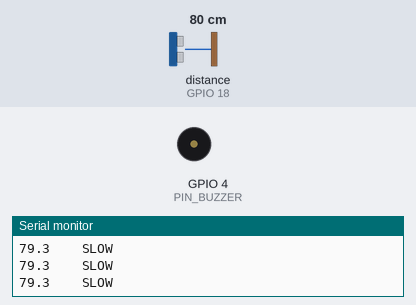
A sketch run on a simulated ESP32. Parts: buzzer (waves = sounding), the last lines printed to the serial monitor. Wiring (inferred from the names in the program): ultrasonic range finder: trigger GPIO 25; echo GPIO 18. Inputs (shaded band) come from the test bench; at power-on: distance to the obstacle (sensor on GPIO 18) 80 cm. The echo pulse lasts 58.3 µs per cm.

Above: at 1.2 s.
1.3 s: distance to the obstacle (sensor on GPIO 18) set to 7 cm
4.3 s: distance to the obstacle (sensor on GPIO 18) set to 4 cm
At 5.3 s:
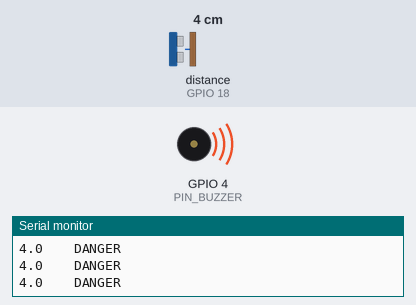
6.3 s: distance to the obstacle (sensor on GPIO 18) set to 35 cm
At 6.5 s:
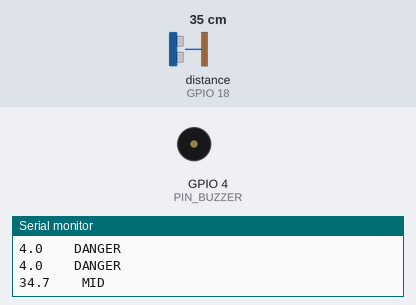
9.3 s: distance to the obstacle (sensor on GPIO 18) set to 2 cm
10.8 s: distance to the obstacle (sensor on GPIO 18) set to 9 cm
At 11.12 s:
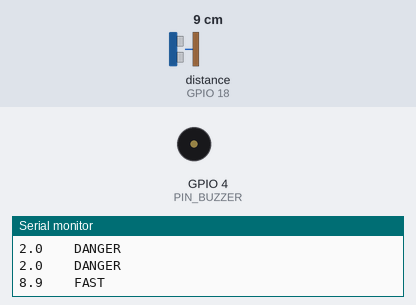
Timing chart, 0 to 14.8 s (numbered marks = the images above; inputs shaded):
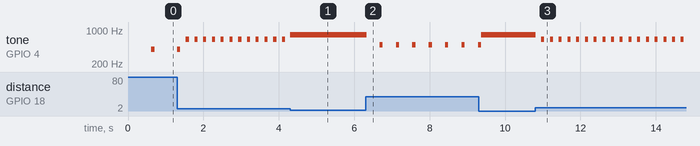

The sketch:

03_five_level.ino
```cpp
/*
 * ============================================================
 *  H1 · 五档分级避障提示（真机版）
 * ------------------------------------------------------------
 *  硬件：ESP32-WROOM-32 + HC-SR04 + 无源蜂鸣器模块
 *  接线：
 *    超声波 VCC  → 3.3V      ⚠️ 不要接 5V
 *    超声波 GND  → GND
 *    超声波 Trig → GPIO 25
 *    超声波 Echo → GPIO 18
 *    蜂鸣器 VCC  → 3.3V
 *    蜂鸣器 GND  → GND
 *    蜂鸣器 I/O  → GPIO 4
 *
 *  串口波特率：115200
 *
 *  相比仿真版，这一版改了三件事：
 *    ① 滤波从「双条件判断」改成「三帧中值」—— 更稳，标定实验时不会误判
 *    ② 蜂鸣节奏从 delay() 改成 millis() —— 响的时候还在测距，没有感知盲区
 *    ③ 增加了原始数据打印 —— 为标定实验和排障准备
 * ============================================================
 */

// ==================== 1. 引脚定义 ====================
const int PIN_TRIG   = 25;
const int PIN_ECHO   = 18;
const int PIN_BUZZER = 4;

// 低电平触发模块：HIGH = 三极管关断
// 如果蜂鸣器一直响不停，改成 LOW
#define BUZZER_OFF  HIGH

// ==================== 2. 五档阈值（单位 cm）====================
const float DIST_SAFE = 100.0;   // > 100 静音
const float DIST_SLOW = 50.0;    // 50 ~ 100 慢滴
const float DIST_MID  = 20.0;    // 20 ~ 50  中速
const float DIST_FAST = 5.0;     // 5 ~ 20   快滴
                                 // <= 5     长鸣

// ==================== 3. 各档音高与间隔 ====================
// 如果实测觉得声音太小，把下面四个频率整体改成 2000/2500/3000/3500
// 原因：无源蜂鸣器的谐振点通常在 2~4kHz，400~800Hz 驱动时音量偏小
const int FREQ_SLOW   = 400;
const int FREQ_MID    = 500;
const int FREQ_FAST   = 650;
const int FREQ_DANGER = 800;

const int GAP_SLOW = 600;   // 两声之间的间隔（ms）
const int GAP_MID  = 350;
const int GAP_FAST = 150;

const int BEEP_MS = 80;     // 每声持续多久（ms）

// ==================== 4. 档位枚举 ====================
enum Level { LV_SAFE = 0, LV_SLOW, LV_MID, LV_FAST, LV_DANGER };

const char* LEVEL_NAME[] = { "SAFE", "SLOW", "MID", "FAST", "DANGER" };

// ==================== 5. 蜂鸣器状态 ====================
bool          beeping   = false;
unsigned long beepStart = 0;   // 这一声是什么时候开始的
unsigned long lastStop  = 0;   // 上一声是什么时候结束的

// ==================== 6. setup ====================
void setup() {
  Serial.begin(115200);

  pinMode(PIN_TRIG, OUTPUT);
  pinMode(PIN_ECHO, INPUT);
  digitalWrite(PIN_TRIG, LOW);

  pinMode(PIN_BUZZER, OUTPUT);
  digitalWrite(PIN_BUZZER, BUZZER_OFF);

  Serial.println("\n\n=== H1 五档分级避障（真机版）===");
  Serial.println("把障碍物从远处慢慢靠近，观察蜂鸣节奏变化\n");
  Serial.println("dist(cm)\tlevel");
  Serial.println("--------------------------------");
}

// ==================== 7. 主循环 ====================
void loop() {
  float d = readDistance();       // 取一次滤波后的距离
  int   lv = getLevel(d);         // 判档

  handleBuzzer(lv);               // 控制蜂鸣（非阻塞）
  printDebug(d, lv);              // 打印（标定实验用）

  // 主循环不加 delay，让蜂鸣节奏靠 millis 控制
}

// ==================== 8. 单次测距（最原始）====================
// 返回 -1 表示没有回波
float readOnce() {
  // 发 5μs 触发脉冲
  digitalWrite(PIN_TRIG, LOW);
  delayMicroseconds(2);
  digitalWrite(PIN_TRIG, HIGH);
  delayMicroseconds(5);
  digitalWrite(PIN_TRIG, LOW);

  // 测回波高电平时长，超时 20000μs
  unsigned long dur = pulseIn(PIN_ECHO, HIGH, 20000);

  if (dur == 0) return -1.0;            // 超时 = 没收到回波
  return dur * 0.034 / 2.0;             // d = t × 声速 / 2
}

// ==================== 9. 三帧中值滤波 ====================
/*
 * 为什么用中值，不用你仿真版的双条件判断？
 *
 * 双条件版本：if (d > last + 80 && last < 15) d = last;
 *   它解决的问题：近距离盲区会突然跳到 300+
 *   它的漏洞：如果真实距离从很近（<15cm）快速变远，
 *             也会被判成盲区假值，被压回去 —— 标定实验时手一拿远就卡住
 *
 * 中值版本：连测 3 次，排序取中间那个
 *   单次的毛刺（包括盲区的 300+）会被自动丢掉
 *   真实的变化（连续 3 次都变大）会正常保留
 *   不需要「猜阈值」，逻辑更简单也更可靠
 *
 * 代价：一次测量要 3 个来回，约 75ms。后面用 FreeRTOS 可以并行优化。
 */
float readDistance() {
  float v[3];
  int   n = 0;

  for (int i = 0; i < 3; i++) {
    float d = readOnce();
    if (d > 0) v[n++] = d;      // 只收集有效读数
  }

  if (n == 0) return -1.0;                       // 三次都没回波 = 空旷
  if (n == 1) return v[0];                       // 只有一个有效，就用它
  if (n == 2) return (v[0] + v[1]) / 2.0;        // 两个有效，取平均

  // 三个有效，排序取中值（冒泡三行搞定）
  if (v[0] > v[1]) { float t = v[0]; v[0] = v[1]; v[1] = t; }
  if (v[1] > v[2]) { float t = v[1]; v[1] = v[2]; v[2] = t; }
  if (v[0] > v[1]) { float t = v[0]; v[0] = v[1]; v[1] = t; }
  return v[1];
}

// ==================== 10. 判档 ====================
int getLevel(float d) {
  if (d < 0)           return LV_SAFE;    // 没回波 = 前方空旷
  if (d > DIST_SAFE)   return LV_SAFE;
  if (d > DIST_SLOW)   return LV_SLOW;
  if (d > DIST_MID)    return LV_MID;
  if (d > DIST_FAST)   return LV_FAST;
  return LV_DANGER;
}

// ==================== 11. 蜂鸣控制（非阻塞）====================
/*
 * 为什么不用 delay()？
 *
 * 仿真版是：tone(); delay(600);  → 这 600ms 里完全没有测距
 * 以 1.2m/s 的步速算，600ms 能走 72cm —— 正好是一个危险距离
 * 也就是说「响得最急的时候，反而最看不见」，逻辑上是反的
 *
 * 这一版用 millis() 记时间戳，响完就返回，主循环继续测距
 */
void handleBuzzer(int lv) {
  unsigned long now = millis();

  // ---- 第一步：到时间就停 ----
  if (beeping && (now - beepStart >= BEEP_MS)) {
    stopBeep();
    lastStop = now;
  }

  // ---- 第二步：判断现在该不该响 ----
  if (lv == LV_SAFE) return;              // 安全，静音

  if (lv == LV_DANGER) {                  // 危险，连续长鸣
    if (!beeping) startBeep(FREQ_DANGER);
    return;
  }

  int freq, gap;
  if (lv == LV_SLOW)      { freq = FREQ_SLOW; gap = GAP_SLOW; }
  else if (lv == LV_MID)  { freq = FREQ_MID;  gap = GAP_MID;  }
  else                    { freq = FREQ_FAST; gap = GAP_FAST; }

  // 只有在「没在响」且「距上一声结束够久」时才响下一声
  if (!beeping && (now - lastStop >= (unsigned long)gap)) {
    startBeep(freq);
  }
}

void startBeep(int freq) {
  tone(PIN_BUZZER, freq);
  beeping   = true;
  beepStart = millis();
}

void stopBeep() {
  noTone(PIN_BUZZER);
  // 关键：低电平触发的模块，noTone 之后引脚可能是低电平，
  // 那会让三极管一直导通、蜂鸣器通直流 —— 不响但费电还发热
  // 所以必须显式拉高，确保关断
  digitalWrite(PIN_BUZZER, BUZZER_OFF);
  beeping = false;
}

// ==================== 12. 调试打印 ====================
void printDebug(float d, int lv) {
  static unsigned long lastPrint = 0;
  if (millis() - lastPrint < 200) return;   // 200ms 打一次，别刷太快
  lastPrint = millis();

  if (d < 0) {
    Serial.print("--\t\t");
  } else {
    Serial.print(d, 1);
    Serial.print("\t\t");
  }
  Serial.println(LEVEL_NAME[lv]);
}

/*
 * ============================================================
 *  烧进去之后怎么验证
 * ------------------------------------------------------------
 *  1. 手放在 150cm 外     → 屏幕显示 SAFE，蜂鸣器静音
 *  2. 慢慢靠近到 80cm     → 变 SLOW，听到「滴……滴……滴」慢速
 *  3. 靠近到 35cm         → 变 MID，节奏明显加快
 *  4. 靠近到 12cm         → 变 FAST，「滴滴滴滴」很急
 *  5. 贴到 3cm            → 变 DANGER，连续长鸣
 *  6. 快速拿远            → 立刻回到 SAFE，不会卡住
 *
 *  第 6 步是关键：这是双条件滤波会失败、中值滤波能通过的地方
 *
 * ============================================================
 *  常见故障
 * ------------------------------------------------------------
 *  ❌ 一直 SAFE，靠近也不变
 *     → 超声波没接对，先用 02 号测试单独验证
 *
 *  ❌ 一直 DANGER，长鸣不停
 *     → 读数一直是 0 或很小，说明 pulseIn 返回 0 被你当成 0cm 了
 *       检查：readOnce 里 dur==0 时返回 -1，如果代码被改过要核对
 *     → 也可能是 Echo 没接到 GPIO 18
 *
 *  ❌ 蜂鸣器一直响，不受控制
 *     → BUZZER_OFF 改 LOW（极性反了）
 *
 *  ❌ 节奏对但声音很小
 *     → 把 FREQ_SLOW/MID/FAST/DANGER 改成 2000/2500/3000/3500
 *
 *  ❌ 靠近时数值在 20 和 300 之间来回跳
 *     → 中值滤波只能滤掉单次毛刺。如果连续 2 次都是 300+，
 *       说明盲区是持续性的，需要再加一条「<2cm 直接判 DANGER」的规则
 *
 *  ❌ 串口全是乱码
 *     → 波特率选成 9600 了，改成 115200
 * ============================================================
 */
```

Measured:
- the behaviour switches between 6 and 5 cm on distance to the obstacle (sensor on GPIO 18) (found by bisection; images 0 and 1)
- after the input at 6.3 s, tone on GPIO 4 (PIN_BUZZER): alternates 500 Hz for 0.08 s and silent for 0.35 s, starting at once
- after the input at 10.8 s, tone on GPIO 4 (PIN_BUZZER): alternates 650 Hz for 0.08 s and silent for 0.15 s, starting at once
- by itself, tone on GPIO 4 (PIN_BUZZER): repeats every 0.23 s: silent 0.15 s, 650 Hz 0.08 s
